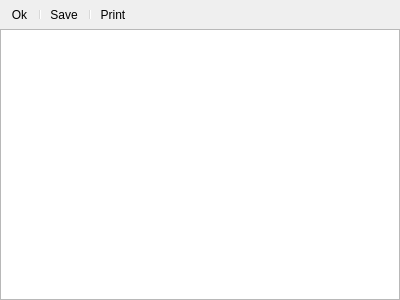
<?xml version="1.0" encoding="UTF-8"?>
<ui version="4.0">
 <class>ObjectInformationDialog</class>
 <widget class="QDialog" name="ObjectInformationDialog">
  <property name="geometry">
   <rect>
    <x>0</x>
    <y>0</y>
    <width>400</width>
    <height>300</height>
   </rect>
  </property>
  <property name="windowTitle">
   <string>Information about all Objects</string>
  </property>
  <property name="windowIcon">
   <iconset resource="../resources_editor.qrc">
    <normaloff>:/qtgameengine/icons/object-file.png</normaloff>:/qtgameengine/icons/object-file.png</iconset>
  </property>
  <layout class="QVBoxLayout" name="verticalLayout" stretch="0,1">
   <property name="spacing">
    <number>0</number>
   </property>
   <property name="leftMargin">
    <number>0</number>
   </property>
   <property name="topMargin">
    <number>0</number>
   </property>
   <property name="rightMargin">
    <number>0</number>
   </property>
   <property name="bottomMargin">
    <number>0</number>
   </property>
   <item>
    <widget class="QToolBar" name="toolBar">
     <property name="iconSize">
      <size>
       <width>16</width>
       <height>16</height>
      </size>
     </property>
     <addaction name="actionOk"/>
     <addaction name="separator"/>
     <addaction name="actionSave"/>
     <addaction name="separator"/>
     <addaction name="actionPrint"/>
    </widget>
   </item>
   <item>
    <widget class="QPlainTextEdit" name="plainTextEdit">
     <property name="readOnly">
      <bool>true</bool>
     </property>
    </widget>
   </item>
  </layout>
  <action name="actionOk">
   <property name="icon">
    <iconset resource="../resources_editor.qrc">
     <normaloff>:/qtgameengine/icons/ok.png</normaloff>:/qtgameengine/icons/ok.png</iconset>
   </property>
   <property name="text">
    <string>Ok</string>
   </property>
   <property name="toolTip">
    <string>Close the form</string>
   </property>
  </action>
  <action name="actionSave">
   <property name="icon">
    <iconset resource="../resources_editor.qrc">
     <normaloff>:/qtgameengine/icons/save.png</normaloff>:/qtgameengine/icons/save.png</iconset>
   </property>
   <property name="text">
    <string>Save</string>
   </property>
   <property name="toolTip">
    <string>Save the object information to a file</string>
   </property>
  </action>
  <action name="actionPrint">
   <property name="icon">
    <iconset resource="../resources_editor.qrc">
     <normaloff>:/qtgameengine/icons/print.png</normaloff>:/qtgameengine/icons/print.png</iconset>
   </property>
   <property name="text">
    <string>Print</string>
   </property>
   <property name="toolTip">
    <string>Print the object information</string>
   </property>
  </action>
 </widget>
 <resources>
  <include location="../resources_editor.qrc"/>
 </resources>
 <connections>
  <connection>
   <sender>actionOk</sender>
   <signal>triggered()</signal>
   <receiver>ObjectInformationDialog</receiver>
   <slot>accept()</slot>
   <hints>
    <hint type="sourcelabel">
     <x>-1</x>
     <y>-1</y>
    </hint>
    <hint type="destinationlabel">
     <x>199</x>
     <y>149</y>
    </hint>
   </hints>
  </connection>
 </connections>
</ui>
